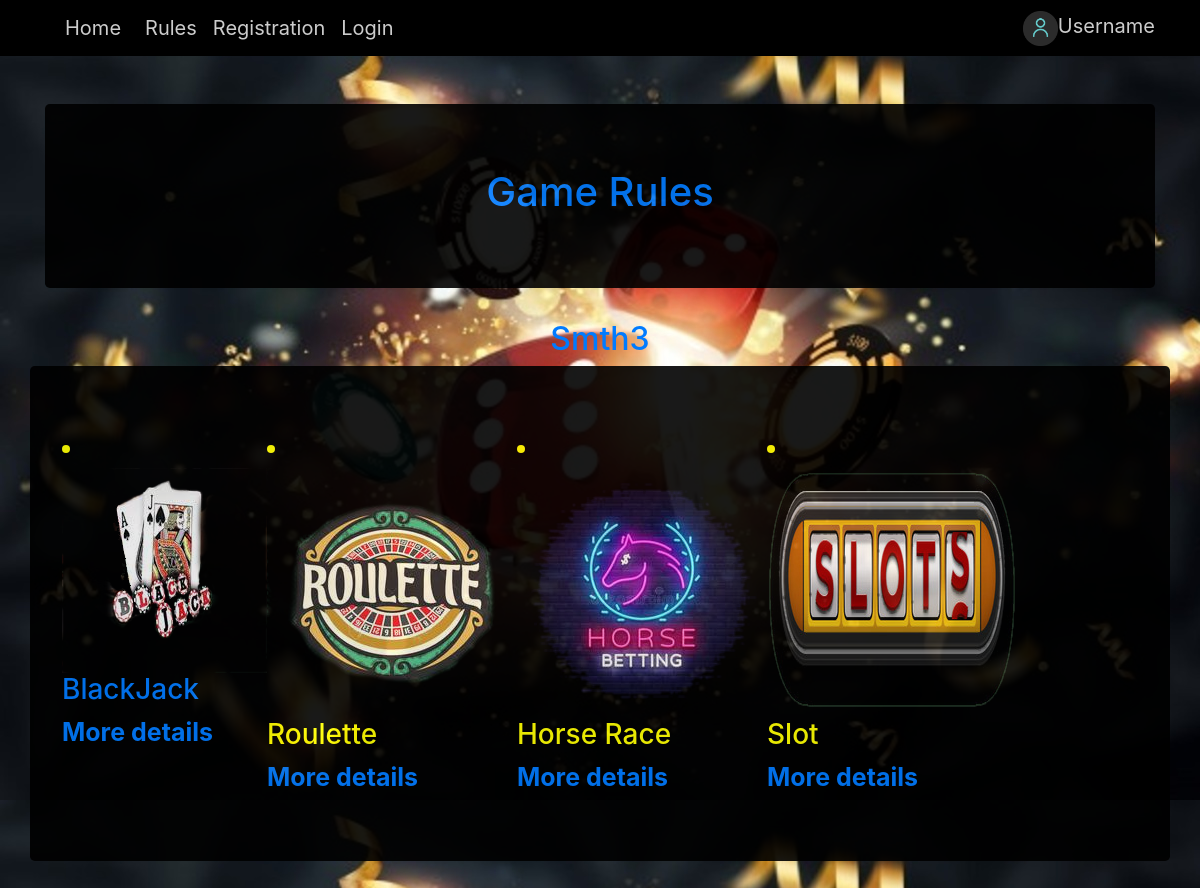
/games, run on the app's committed database.
### games/models.py (models this page shows, shortened)
class Game(models.Model):
    title = models.CharField(max_length=30)
    organizer_email= models.EmailField()
    date = models.DateField()
    slug = models.SlugField(unique=True)
    shortdesc = models.TextField()
    image = models.ImageField(upload_to='img')
    participants = models.ManyToManyField(Participant, blank=True, null=True)

### games/views.py (the view)
# urls.py: path('games', views.index, name='all-games'),
def index(request):
    games = Game.objects.all()
    return render(request, 'games/index.html', {
        'show_games': True,
        'games': games
    })

### games/templates/games/index.html (shortened to what this page needs)
{% extends 'games/base/base.html' %}
{% load static %}
{% block body %}
<div class="container">
    <div class="jumbotron" style="background-color:#000000; opacity:0.9; color:#CCCCCC;">
    <nav><a href="/games"><center><h1>Game Rules</h1></center></nav>
    </div>
</div>
<main>
    <h2><center>Smth3</center></h2>
    <div class="container">
    <div class="jumbotron row" style="background-color:#000000; opacity:0.9; color:yellow; font-size: 25px; font-weight: bold;">
            {% for game_item in games %}
                <li class="game-item">
                    <article>
                        <div class="game-summary">
                            <div class="game-image">
                                <img src="{{game_item.image.url}}" alt="">
                            </div>
                            <div class="game-detail">
                                <h3>{{ game_item.title }}</h3>
                            </div>
                        </div>
                        <div class="game-actions">
                            <a href="{% url 'game-detail' game_item.slug %}">More details</a>
                        </div>
                    </article>
                </li>
            {% endfor %}
        </div>
    </div>
</main>
{% endblock %}

### games/static/games/css/master.css (style rules this page uses)
.container { animation: transitionIn 0.75s; }

### games/templates/games/base/base.html (style rules this page uses)
a { text-decoration: none !important; }
body { background-image:url(static/games/img/b.jpg); background-attachment: fixed }

### data on the page
Game: image (picture), title "BlackJack"
Game: image (picture), title "Roulette"
Game: image (picture), title "Horse Race"
Game: image (picture), title "Slot"
